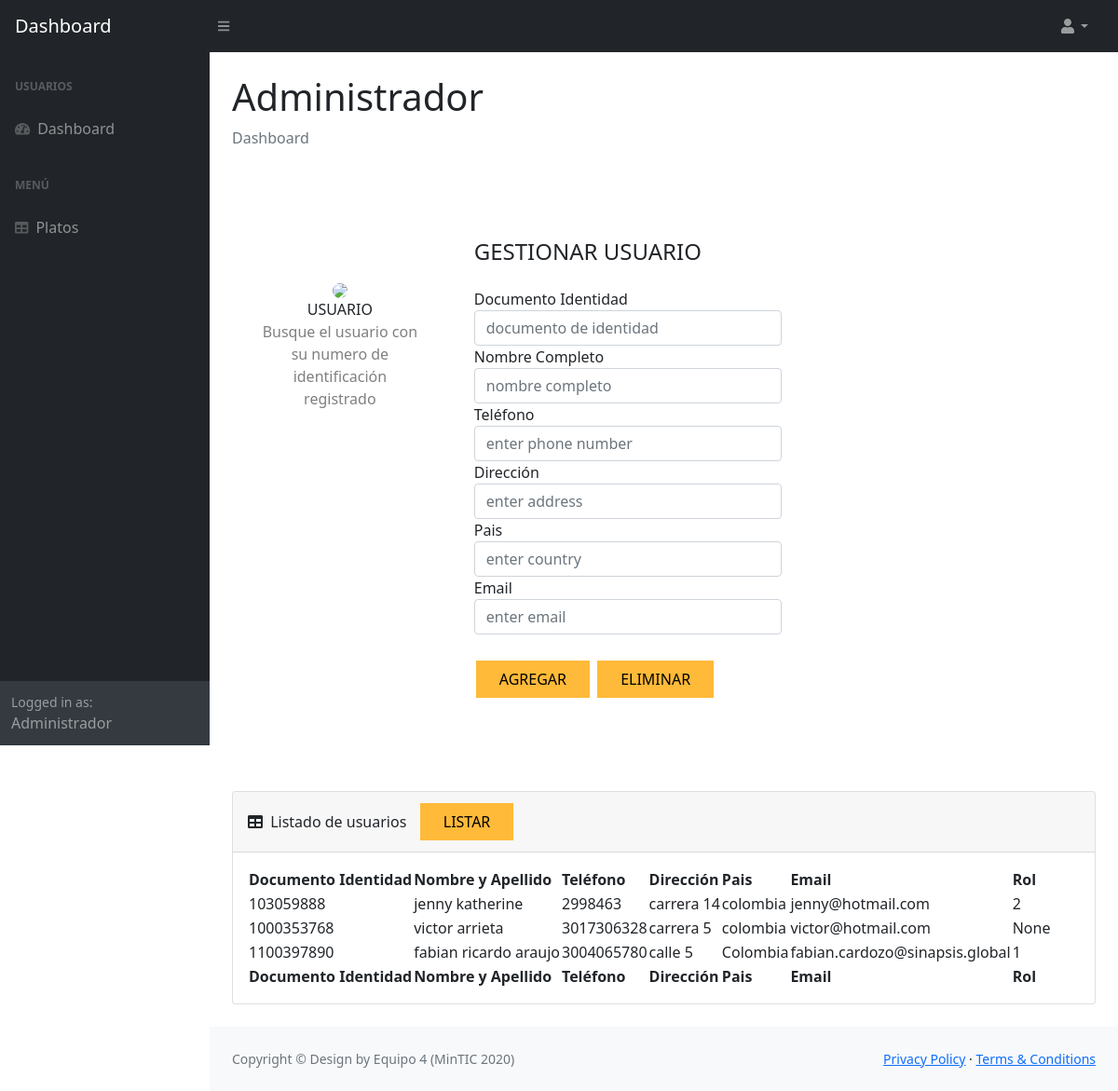
The app's page /user/list/admin (signed in) with its own data.
### tables this page shows
CREATE TABLE usuario (id_usuario INTEGER PRIMARY KEY NOT NULL, nombre_completo TEXT, email TEXT, pais TEXT, direccion_residencia TEXT, telefono TEXT, password TEXT, rol INT, id_pedido INTEGER REFERENCES pedido (id_pedido));

### app.py (the view)
@app.route("/user/list/admin", methods=["GET","POST"])
def user_list_admin():
    if "username" in session:
        try:
            with sqlite3.connect("restaurant.db") as con:
                con.row_factory = sqlite3.Row #convierte la respuesta de la BD en un diccionario
                cur = con.cursor()
                cur.execute("SELECT * FROM usuario")
                row = cur.fetchall()
                return render_template("ausuario.html", row = row)
        except Error:
            print(Error)
            return "No Existen Platos"
    else:
        flash ("Acción no permitida")
        return render_template("error.html")

### templates/ausuario.html (shortened to what this page needs)
<!DOCTYPE html>
<html lang="en">
    <head>
        <link href="https://cdn.jsdelivr.net/npm/simple-datatables@latest/dist/style.css" rel="stylesheet" />
        <link rel="stylesheet" href="{{ url_for('static', filename='css/styless.css') }}" type="text/css">
    </head>
    <body class="sb-nav-fixed">
        <nav class="sb-topnav navbar navbar-expand navbar-dark bg-dark">
            <a class="navbar-brand ps-3" href="/ausuario">Dashboard</a>
            <button class="btn btn-link btn-sm order-1 order-lg-0 me-4 me-lg-0" id="sidebarToggle" href="#!"><i class="fas fa-bars"></i></button>
            <ul class="navbar-nav ms-auto ms-md-0 me-3 me-lg-4">
                <li class="nav-item dropdown">
                    <a class="nav-link dropdown-toggle" id="navbarDropdown" href="#" role="button" data-bs-toggle="dropdown" aria-expanded="false"><i class="fas fa-user fa-fw"></i></a>
                </li>
            </ul>
        </nav>
        <div id="layoutSidenav">
            <div id="layoutSidenav_nav">
                <nav class="sb-sidenav accordion sb-sidenav-dark" id="sidenavAccordion">
                    <div class="sb-sidenav-menu">
                        <div class="nav">
                            <div class="sb-sidenav-menu-heading">USUARIOS</div>
                            <a class="nav-link" href="/ausuario">
                                <div class="sb-nav-link-icon"><i class="fas fa-tachometer-alt"></i></div>
                                Dashboard
                            </a>
                            <div class="sb-sidenav-menu-heading">MENÚ</div>
                            <a class="nav-link" href="/amenu">
                                <div class="sb-nav-link-icon"><i class="fas fa-table"></i></div>
                                Platos
                            </a>
                        </div>
                    </div>
                    <div class="sb-sidenav-footer">
                        <div class="small">Logged in as:</div>
                        Administrador
                    </div>
                </nav>
            </div>
            <div id="layoutSidenav_content">
                <main>
                    <div class="container-fluid px-4">
                        <h1 class="mt-4">Administrador</h1>
                        <ol class="breadcrumb mb-4">
                            <li class="breadcrumb-item active">Dashboard</li>
                        </ol>
                        <div id="content">
                            <div class="container rounded bg-white mt-5 mb-5">
                                <div class="row">
                                    <div class="col-md-3 border-right">
                                        <div class="d-flex flex-column align-items-center text-center p-3 py-5"><a href="#"><img class="rounded-circle mt-5" width="150px" src="https://st3.depositphotos.com/15648834/17930/v/600/depositphotos_179308454-stock-illustration-unknown-person-silhouette-glasses-profile.jpg"></a><span class="font-weight-bold">USUARIO</span><span class="text-black-50">Busque el usuario con su numero de identificación registrado</span></div>
                                    </div>
                                    <div class="col-md-5 border-right">
                                        <div class="p-3 py-5">
                                            <div class="d-flex justify-content-between align-items-center mb-3">
                                                <h4 class="text-right">GESTIONAR USUARIO</h4>
                                            </div>
                                        <form action="/user/list/admin" method="POST">
                                            <div class="row mt-3">
                                                <div class="col-md-12"><label class="labels">Documento Identidad</label><input type="text" class="form-control" placeholder="documento de identidad" name="documento"></div>
                                                <div class="col-md-12"><label class="labels">Nombre Completo</label><input type="text" class="form-control" placeholder="nombre completo" name="nombre_completo"></div>
                                                <div class="col-md-12"><label class="labels">Teléfono</label><input type="text" class="form-control" placeholder="enter phone number" name="telefono"></div>
                                                <div class="col-md-12"><label class="labels">Dirección</label><input type="text" class="form-control" placeholder="enter address" name="direccion"></div>
                                                <div class="col-md-12"><label class="labels">Pais</label><input type="text" class="form-control" placeholder="enter country" name="pais"></div>
                                                <div class="col-md-12"><label class="labels">Email</label><input type="text" class="form-control" placeholder="enter email" name="email"></div>
                                            </div><br>
                                            <input class="button_list11" type="submit" value="AGREGAR">
                                            <input class="button_list11" type="submit" value="ELIMINAR">
                                        </form>
                                        </div>
                                    </div>
                                    <div class="col-md-4">
                                        <div class="p-3 py-5">
                                        </div>
                                    </div>
                                </div>
                            </div>
                        </div>
                        <div class="card mb-4">
                            <div class="card-header">
                                <i class="fas fa-table me-1"></i>
                                Listado de usuarios &nbsp;
                                <a href="/user/list/admin" class="button_list11">LISTAR</a>
                            </div>
                            <div class="card-body">
                                <table id="datatablesSimple">
                                    <thead>
                                        <tr>
                                            <th>Documento Identidad</th>
                                            <th>Nombre y Apellido</th>
                                            <th>Teléfono</th>
                                            <th>Dirección</th>
                                            <th>Pais</th>
                                            <th>Email</th>
                                            <th>Rol</th>
                                        </tr>
                                    </thead>
                                    <tfoot>
                                        <tr>
                                            <th>Documento Identidad</th>
                                            <th>Nombre y Apellido</th>
                                            <th>Teléfono</th>
                                            <th>Dirección</th>
                                            <th>Pais</th>
                                            <th>Email</th>
                                            <th>Rol</th>
                                        </tr>
                                    </tfoot>
                                    <tbody>
                                        {% for r in row %}
                                        <tr>
                                            <td>{{ r ["id_usuario"] }} </td>
                                            <td>{{ r ["nombre_completo"] }} </td>
                                            <td>{{ r ["telefono"] }} </td>
                                            <td>{{ r ["direccion_residencia"] }} </td>
                                            <td>{{ r ["pais"] }} </td>
                                            <td>{{ r ["email"] }} </td>
                                            <td>{{ r ["rol"] }} </td>
                                        </tr>
                                        {% endfor %}
                                    </tbody>
                                </table>
                            </div>
                        </div>
                    </div>
                </main>
                <footer class="py-4 bg-light mt-auto">
                    <div class="container-fluid px-4">
                        <div class="d-flex align-items-center justify-content-between small">
                            <div class="text-muted">Copyright &copy; Design by Equipo 4 (MinTIC 2020)</div>
                            <div>
                                <a href="#">Privacy Policy</a>
                                &middot;
                                <a href="#">Terms &amp; Conditions</a>
                            </div>
                        </div>
                    </div>
                </footer>
            </div>
        </div>
    </body>
</html>

### records on screen
usuario: id_usuario "103059888", nombre_completo "jenny katherine", telefono "2998463", direccion_residencia "carrera 14", pais "colombia", email "jenny@hotmail.com", rol "2"
usuario: id_usuario "1000353768", nombre_completo "victor arrieta", telefono "3017306328", direccion_residencia "carrera 5", pais "colombia", email "victor@hotmail.com", r "None"
usuario: id_usuario "1100397890", nombre_completo "fabian ricardo araujo", telefono "3004065780", direccion_residencia "calle 5", pais "Colombia", email "fabian.cardozo@sinapsis.global", rol "1"
